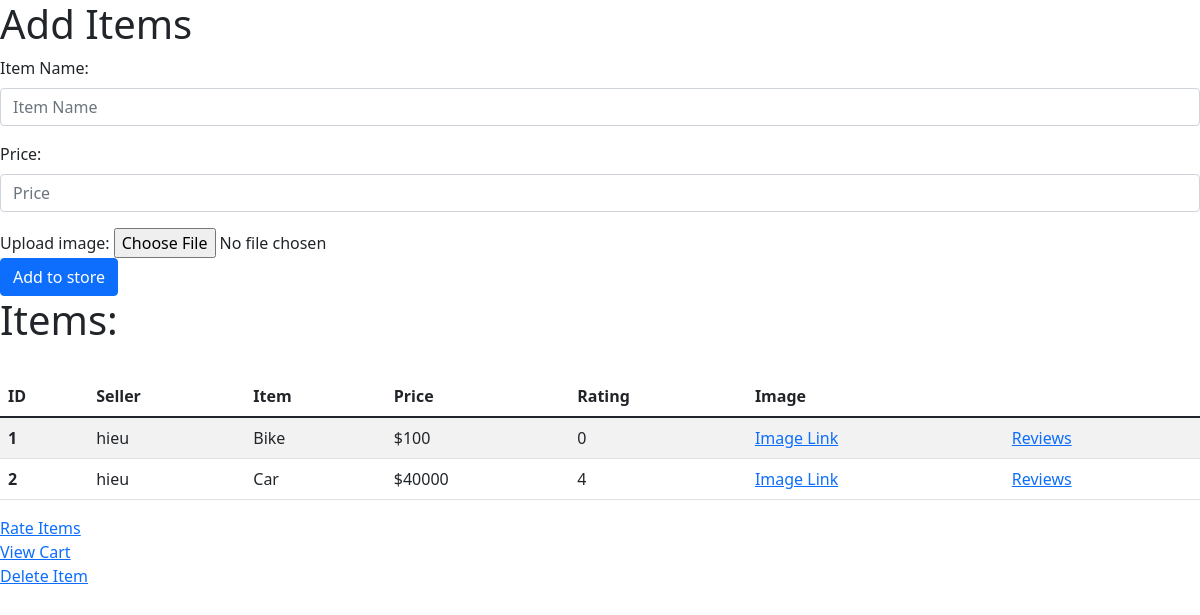
/items, run on an earlier commit of the app's database.
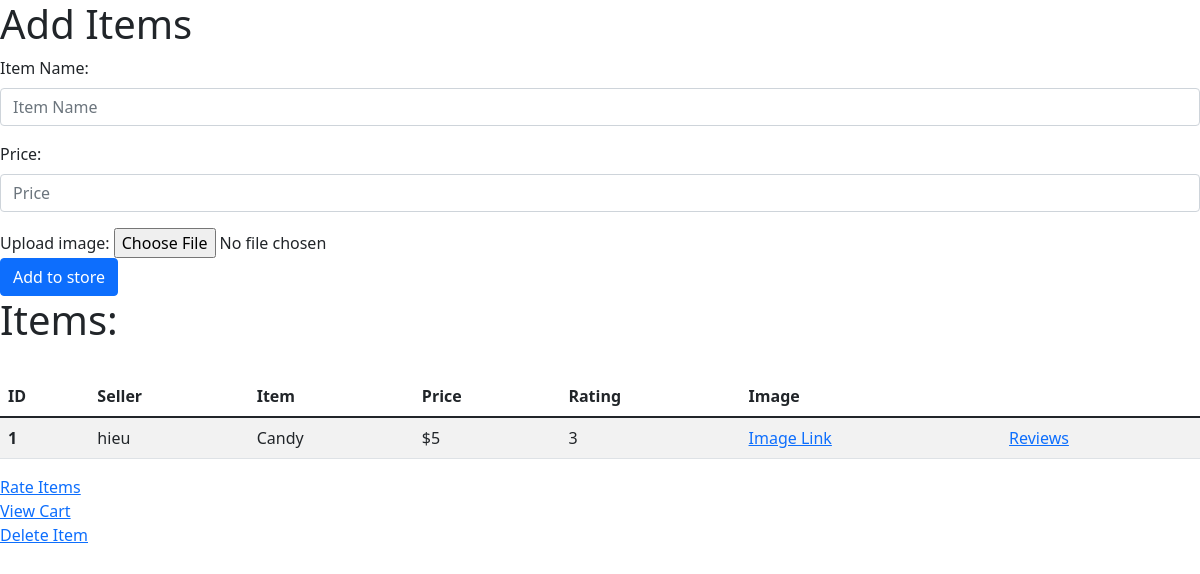
And on a later commit of the database.
### app/models.py (models this page shows, shortened)
class Item(db.Model):
    __searchable__ = ['itemname']
    id = db.Column(db.Integer, primary_key=True)
    itemname = db.Column(db.String(64))
    seller = db.Column(db.String(64), db.ForeignKey('user.username'))
    price = db.Column(db.Integer)
    rating = db.Column(db.Integer)
    numberofratings = db.Column(db.Integer)
    sumofratings = db.Column(db.Integer)
    img = db.Column(db.Text)
    name = db.Column(db.Text)
    mimetype = db.Column(db.Text)
    reviews = db.relationship('Review')

### app/routes.py (the view, shortened to what this page needs)
@myapp_obj.route('/items', methods=['GET', 'POST'])
def addItem():
    return render_template('itemspage.html', items=Item.query.all())

### app/models.py
class SearchForm(FlaskForm):
    searched = StringField("Searched", validators = [DataRequired()])
    submit = SubmitField("Submit")

### app/routes.py (called while the page is built)
@myapp_obj.context_processor
def base():
    form = SearchForm()
    return dict(form = form)

### app/templates/itemspage.html (shortened to what this page needs)
<!doctype html>
<html lang="en">
  <head>
    <link href="https://cdn.jsdelivr.net/npm/bootstrap@5.1.3/dist/css/bootstrap.min.css" rel="stylesheet">
  </head>
  <body>
<h1>Add Items</h1>
<form action="#" enctype="multipart/form-data" method="post">
    <div class="mb-3">
        <label class="form-label">Item Name:</label>
        <input type="text" class="form-control" placeholder="Item Name" name="item">
    </div>
    <div class="mb-3">
        <label class="form-label">Price:</label>
        <input type="number" class="form-control" placeholder="Price" name="price">
    </div>
    <div class="form-group">
    <label class"form-label">Upload image:</label>
    <input type="file" class="form-control-file" name="pic">
    </div>
    <input type="submit" class="btn btn-primary" name="add_to_store" value="Add to store">
</form>
<h1>Items:</h1>
  <br>
  <table class="table table-striped">
  <thead>
    <tr>
      <th scope="col">ID</th>
      <th scope="col">Seller</th>
      <th scope="col">Item</th>
      <th scope="col">Price</th>
      <th scope="col">Rating</th>
      <th scope="col">Image</th>
    </tr>
  </thead>
  <tbody>
	  {% for item in items %}
    <tr>
      <th scope="row">{{ item.id }}</th>
      <td>{{ item.seller }}</td>
      <td>{{ item.itemname}}</td>
      <td>${{ item.price }}</td>
      <td>{{ item.rating }}</td>
      <td><a href="{{url_for('viewImage', id=item.id)}}">Image Link</a>
      <td><a href="{{url_for('itemReviews', id=item.id)}}">Reviews</a>
    </tr>
    {% endfor %}
  </tbody>
</table>
<a href="{{url_for('rateItem')}}">Rate Items</a>
<br>
<a href="{{url_for('cart')}}">View Cart</a>
<br>
<a href="{{url_for('deleteItem')}}"> Delete Item </a>
</body>
</html>

What changed in the data, as far as the page shows it:
removed Item: id "2", seller "hieu", itemname "Car", price "40000", rating "4"
changed Item "hieu": itemname "Bike" → "Candy"; price "100" → "5"; rating "0" → "3"
